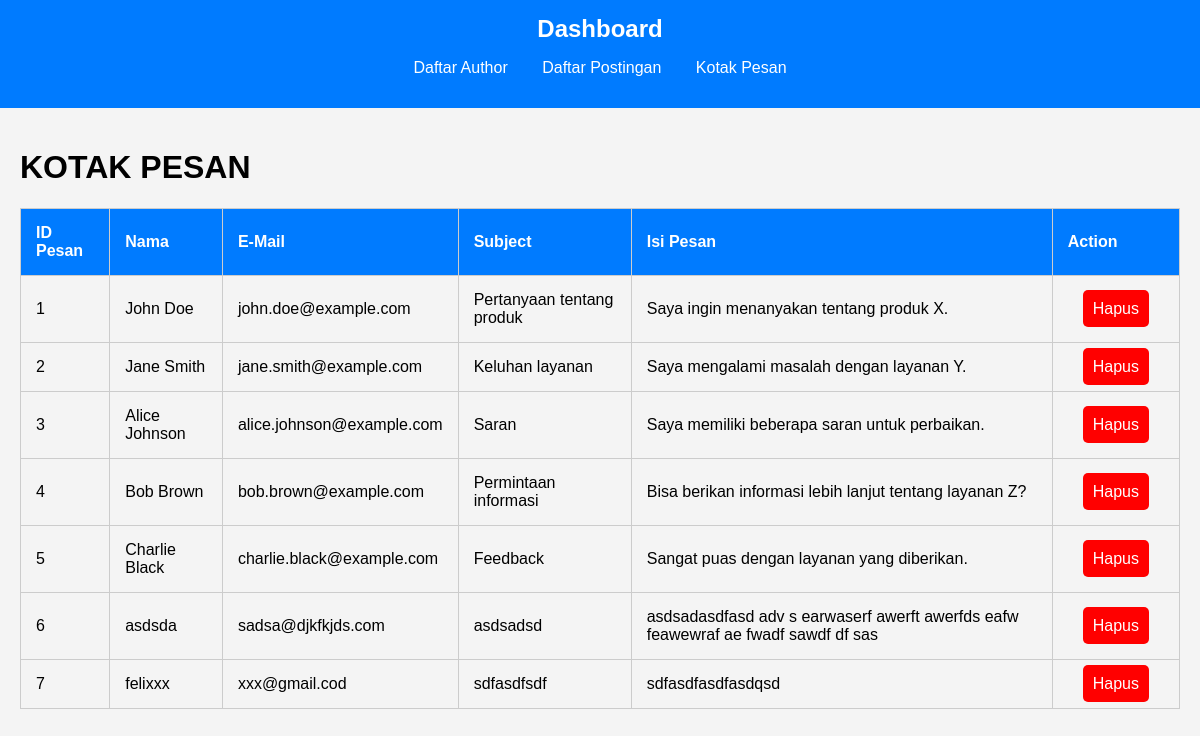
The page /designblog-starter/dashboard/kontak.php on the database its author committed.
### tables this page shows
CREATE TABLE `pesan` (
  `ID_PESAN` int(11) NOT NULL,
  `NAMA` varchar(100) NOT NULL,
  `MAIL` varchar(100) NOT NULL,
  `TOPIK` varchar(100) NOT NULL,
  `ISI` text NOT NULL
);

### designblog-starter/lib/pesan.php (the view, shortened to what this page needs)
<?php
include 'koneksi.php';
$sql = "SELECT * FROM pesan";
$result = $conn->query($sql);
if ($result->num_rows > 0) {
    while($row = $result->fetch_assoc()) {
        echo "<tr>";
        echo "<td>" . $row["ID_PESAN"] . "</td>";
        echo "<td>" . $row["NAMA"] . "</td>";
        echo "<td>" . $row["MAIL"] . "</td>";
        echo "<td>" . $row["TOPIK"] . "</td>";
        echo "<td>" . $row["ISI"] . "</td>";
        echo "<td>
                <a href='delete_pesan.php?id=" . $row["ID_PESAN"] . "' class='btn-delete'>Hapus</a>
              </td>";
        echo "</tr>";
    }
} else {
    echo "<tr><td colspan='6'>Tidak ada data ditemukan</td></tr>";
}
?>

### designblog-starter/dashboard/style.css (style rules this page uses)
body { font-family: Arial, sans-serif; margin: 0; padding: 0; background-color: #f4f4f4; }
th, td { padding: 15px; border: 1px solid #ccc; text-align: left; }
.btn-delete { background-color: red; color: white; text-decoration: none; padding: 10px; border-radius: 5px; margin: 15px; }

### rows shown on the page
pesan: ID_PESAN "1", NAMA "John Doe", MAIL "john.doe@example.com", TOPIK "Pertanyaan tentang produk", ISI "Saya ingin menanyakan tentang produk X."
pesan: ID_PESAN "2", NAMA "Jane Smith", MAIL "jane.smith@example.com", TOPIK "Keluhan layanan", ISI "Saya mengalami masalah dengan layanan Y."
pesan: ID_PESAN "3", NAMA "Alice Johnson", MAIL "alice.johnson@example.com", TOPIK "Saran", ISI "Saya memiliki beberapa saran untuk perbaikan."
pesan: ID_PESAN "4", NAMA "Bob Brown", MAIL "bob.brown@example.com", TOPIK "Permintaan informasi", ISI "Bisa berikan informasi lebih lanjut tentang layanan Z?"
pesan: ID_PESAN "5", NAMA "Charlie Black", MAIL "charlie.black@example.com", TOPIK "Feedback", ISI "Sangat puas dengan layanan yang diberikan."
pesan: ID_PESAN "6", NAMA "asdsda", MAIL "sadsa@djkfkjds.com", TOPIK "asdsadsd", ISI "asdsadasdfasd adv s earwaserf awerft awerfds eafw feawewraf ae fwadf sawdf df sas"
pesan: ID_PESAN "7", NAMA "felixxx", MAIL "xxx@gmail.cod", TOPIK "sdfasdfsdf", ISI "sdfasdfasdfasdqsd"
